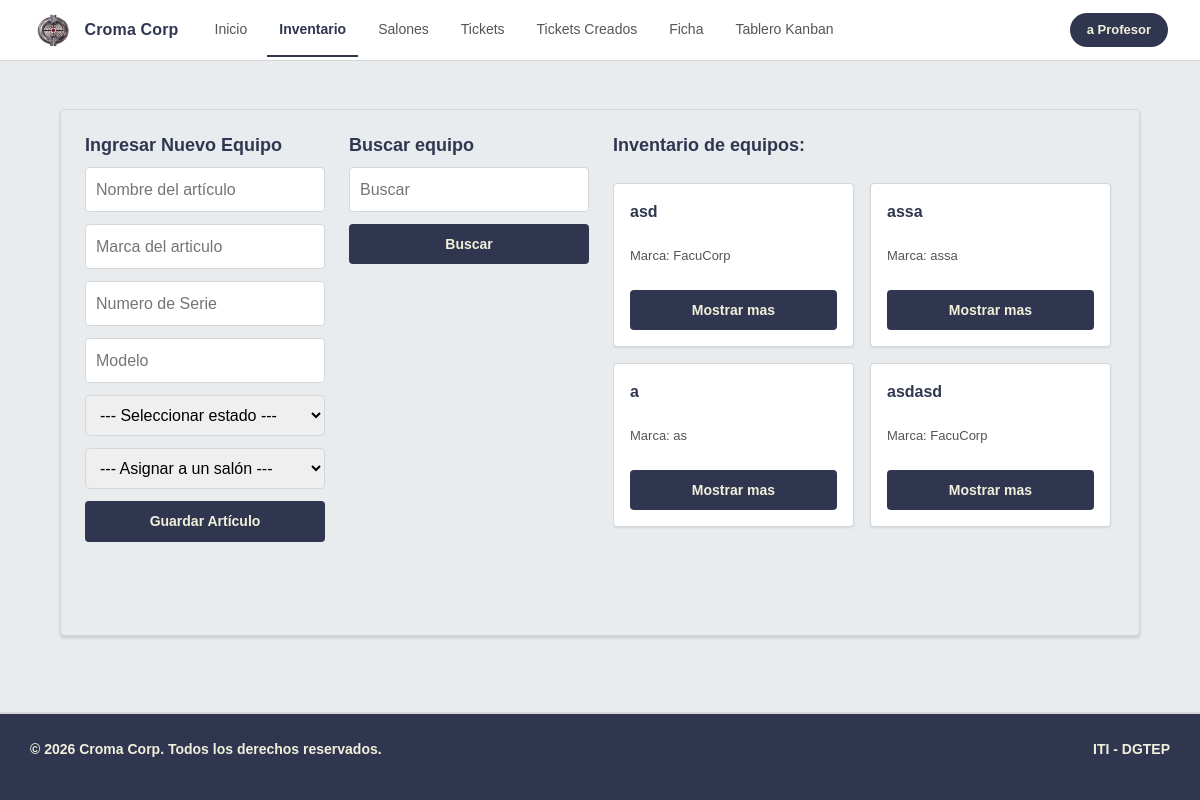
The app's page /Presentacion/html/inventario.php (signed in) with its own data.
### tables this page shows
CREATE TABLE `inventario` (
  `numero_serie` varchar(50) NOT NULL,
  `nombre` varchar(50) NOT NULL,
  `marca` varchar(50) NOT NULL,
  `modelo` varchar(50) NOT NULL,
  `estado` enum('operativo','en_reparacion','de_baja','prestado') NOT NULL DEFAULT 'operativo',
  `numero_intervenciones` int(11) NOT NULL DEFAULT 0,
  `id_salon` int(11) NOT NULL,
  `cedula_administrador` varchar(12) DEFAULT NULL
);

### Datos/Clases/ClassInventario.php (called while the page is built, shortened)
<?php
require_once __DIR__ . '/../DataBase/ConexionMYSQL/conexion.php';
class Inventario{
 public static function mostrar(){
    global $conexion;
    $sql = $conexion->query("SELECT tipo, nombre, id_salon FROM salon");
    $sql2 = $conexion->query("SELECT inventario.numero_serie, inventario.nombre, inventario.marca, inventario.modelo,
               inventario.estado, inventario.numero_intervenciones, inventario.id_salon,
               salon.nombre AS nombre_salon
                FROM inventario
                JOIN salon ON inventario.id_salon = salon.id_salon");
    $salones = $sql->fetch_all(MYSQLI_ASSOC);
    $equipos = $sql2->fetch_all(MYSQLI_ASSOC);
    return [
        "salones" => $salones,
        "equipos" => $equipos
    ];
}
}
?>

### Procesos/mostrarinventario.php (called while the page is built, shortened)
<?php
require __DIR__ . "/../Datos/Clases/ClassInventario.php";
if($_SERVER['REQUEST_METHOD'] === 'POST'){
$ok = Inventario::mostrar();
$salones = $ok['salones'];
$equipos = $ok['equipos'];
}else{
    $ok = Inventario::mostrar();
    $equipos = $ok['equipos'];
}
$editando = null;
?>

### Presentacion/html/inventario.php (the view, shortened to what this page needs)
<!DOCTYPE html>
<html lang="en">
<head>
  <link rel="stylesheet" href="https://cdn.jsdelivr.net/npm/bootstrap@5.3.3/dist/css/bootstrap.min.css">
  <link rel="stylesheet" href="../css/global.css">
  <link rel="stylesheet" href="../css/inventario.css">
</head>
<body data-modulo="inventario">
<header>
 <?php require '../globales/Header.php'?>
</header>
    <main>
          <section id="contenido">
            <section id="busqueda">
                <h3 class="titulo-seccion titulo-busqueda">Buscar equipo</h3>
                <form method="post" action="../../Procesos/busquedainventario.php">
                <input id="inptbusqueda" name="nombre" type="text" placeholder="Buscar">
                <button type="submit">Buscar</button>
                </form>
            </section>
            <article id="seccion-listado">
                <h3 class="titulo-seccion">Inventario de equipos:</h3>
                    <?php
                    include_once '../../Procesos/mostrarinventario.php';
                    ?>
                        <ul id="listado-equipos">
        <?php foreach ($equipos as $indice => $equipo): ?>
            <li class="tarjeta-producto">
                <p class="tarjeta-nombre"><?= htmlspecialchars($equipo['nombre']) ?></p>
                <p class="tarjeta-marca">Marca: <?= htmlspecialchars($equipo['marca']) ?></p>
                <button type="button" class="boton-desplegar" data-indice="<?= $indice ?>">Mostrar mas</button>
            </li>
        <?php endforeach; ?>
        </ul>
            </article>
            <article id="seccion-formulario">
                <h3 class="titulo-seccion"><?= $editando ? "Modificar Equipo" : "Ingresar Nuevo Equipo" ?></h3>
                <form id="formulario-producto" method="post" action="../../Procesos/backend/procesoinventario.php">
                    <input name="nombre" type="text" id="nombre" placeholder="Nombre del artículo" required value="<?= $editando ? htmlspecialchars($editando['nombre']) : '' ?>">
                    <input name="marca" type="text" id="marca" placeholder="Marca del articulo" required value="<?= $editando ? htmlspecialchars($editando['marca']) : '' ?>">
                    <input name="numero_serie" type="text" class="numSerie" placeholder="Numero de Serie" required value="<?= $editando ? htmlspecialchars($editando['numero_serie']) : '' ?>" <?= $editando ? 'readonly' : '' ?>>
                    <input name="modelo" type="text" class="numSerie" placeholder="Modelo" required value="<?= $editando ? htmlspecialchars($editando['modelo']) : '' ?>">
                    <select name="estado" id="estado" required>
                        <option value="">--- Seleccionar estado ---</option>
                    </select>
                    <select name="id_salon" id="salonInventario" required>
                        <option value="">--- Asignar a un salón ---</option>
                    </select>
                    <button id="submit" type="submit">Guardar Artículo</button>
                </form>
            </article>
        </section>
    </main>
</body>
</html>

### Presentacion/css/global.css (style rules this page uses)
:root { --navy-700: #30364f; --navy-600: #3d4460; --crema: #f0f0db; --peligro: #c0392b; --peligro-claro: #f5e0dd; --exito: #27ae60; --exito-claro: #ddf1e5; --alerta: #e67e22; --alerta-claro: #fceee1; --info: #2980b9; --info-claro: #ddebf5; --superficie: #ffffff; --lienzo: #e8ecef; --lienzo-alt: #f5f5f5; --borde: #d6d6d6; --borde-tenue: #e4e4e4; --texto: #30364f; --texto-tenue: #555555; --radio: 4px; --sombra: 0 1px 2px rgba(48, 54, 79, 0.12); --sombra-elevada: 0 2px 3px rgba(48, 54, 79, 0.18); --transicion: 0.15s ease; --fila: 40px; --alerta-texto: #8a4b12; --info-texto: #1b5b83; --exito-texto: #1a7a44; --peligro-hover: #a93226; --marcador: #8a8a8a; }
* { margin: 0; padding: 0; box-sizing: border-box; text-decoration: none; font-family:Arial, Helvetica, sans-serif; }
html { scroll-behavior: smooth; overflow-x: hidden; }
body { font-family: 'Helvetica Neue', Helvetica, Arial, sans-serif; margin: 0; padding: 0; display: flex; flex-direction: column; min-height: 100vh; background-color: var(--lienzo); overflow-x: hidden; max-width: 100%; }
main { flex: 1; display: flex; justify-content: center; min-width: 0; }
body > header { display: grid; grid-template-columns: auto auto auto 1fr; align-items: center; gap: var(--esp-4); border-bottom: 1px solid var(--borde); background-color: var(--superficie); padding: var(--esp-3) var(--esp-6); }
footer { height: auto; width: 100%; border: 1px; margin-top: 2em; background-color: var(--navy-700); color: var(--crema); padding: 10px 30px 25px; font-weight: bold; font-family: 'Arial', sans-serif; border-top: 2px solid var(--borde); box-shadow: var(--sombra-elevada); }
.footer-bottom { display: flex; align-items: center; font-size: 14px; padding-top: 15px; justify-content: space-between; }
:root { --texto-xs: 12px; --texto-sm: 13px; --texto-base: 14px; --texto-md: 16px; --texto-lg: 18px; --texto-xl: 22px; --alto-linea: 1.45; --alto-linea-titulo: 1.25; --esp-1: 4px; --esp-2: 8px; --esp-3: 12px; --esp-4: 16px; --esp-5: 24px; --esp-6: 32px; --esp-7: 48px; }
body { font-size: var(--texto-base); line-height: var(--alto-linea); color: var(--texto); background-color: var(--lienzo); }
h1, h2, h3, h4 { line-height: var(--alto-linea-titulo); color: var(--navy-700); }
.titulo-seccion { font-size: var(--texto-lg); font-weight: 600; margin-bottom: var(--esp-4); }
body .boton-desplegar, body .boton-tomar, body #submit, body button[type="submit"] { background-color: var(--navy-700); color: var(--crema); border: 1px solid transparent; border-radius: var(--radio); padding: 9px var(--esp-4); font-size: var(--texto-base); font-weight: 600; cursor: pointer; transition: background-color var(--transicion); }
body .tarjeta-producto { background-color: var(--superficie); border: 1px solid var(--borde); border-radius: var(--radio); box-shadow: var(--sombra); padding: var(--esp-4); transition: box-shadow var(--transicion); }
body .tarjeta-nombre { font-size: var(--texto-md); font-weight: 600; color: var(--navy-700); }
body .tarjeta-marca, body .tarjeta-serie, body .tarjeta-modelo, body .tarjeta-salon { font-size: var(--texto-sm); color: var(--texto-tenue); }
body > header { display: grid; grid-template-columns: auto 1fr auto; grid-template-areas: "marca enlaces usuario" "titulo titulo titulo"; align-items: center; gap: var(--esp-5); background-color: var(--navy-700); border-bottom: none; padding: 0 var(--esp-6); }
body > header { background-color: var(--superficie); border-bottom: 1px solid var(--borde); gap: var(--esp-5); padding: 0 var(--esp-6); }
body > header { grid-template-areas: "marca enlaces usuario"; padding: 0 var(--esp-6); }

### records on screen
inventario: nombre "asd", marca "FacuCorp"
inventario: nombre "assa", marca "assa"
inventario: nombre "a", marca "as"
inventario: nombre "asdasd", marca "FacuCorp"

### other values on screen
$modulo['etiqueta'] "Inventario"
$modulo['etiqueta'] "Salones"
$modulo['etiqueta'] "Tickets"
$modulo['etiqueta'] "Tickets Creados"
$modulo['etiqueta'] "Ficha"
$modulo['etiqueta'] "Tablero Kanban"
$usuario['nombre'] . " " . $usuario['apellido'] "a Profesor"
